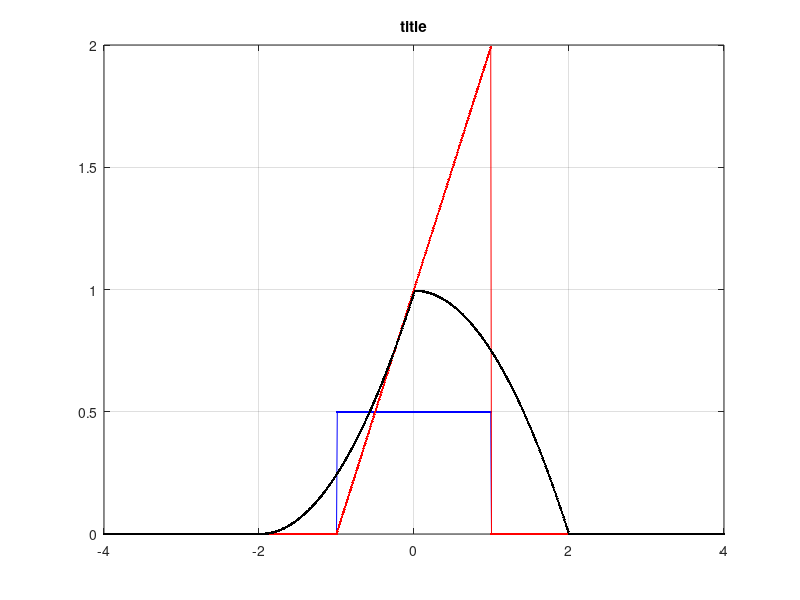

MATLAB code to generate this figure:
clear all; close all; clc;


%%  ZMIENNE  %%
dt = 0.01
T_min = -2
T_max = 2



%%  OBLICZENIA  %%
t = T_min : dt : T_max;   
ty = 2*T_min : dt : 2*T_max;

ind_t = find( abs(t) < 1 );

x = zeros( size(t) );
x(ind_t) = 0.5;

h = zeros( size(t) );
h(ind_t) = t(ind_t) + 1;

y = zeros( size(ty));

for ind_ty = 1:length(ty)
    for ind_tau = 1:length(x)
        if ind_ty-ind_tau > 0 && ind_ty-ind_tau <= length(h)
             y(ind_ty) = y(ind_ty) + x(ind_tau) * h(ind_ty-ind_tau)*dt;
        end
    end
end


%%dokończyć (wzór 2.6)



%%  WYKRESY  %%
grid on
box on
hold on

title("title")
plot(t, x, '.-b');
plot(t, h, '.-r');
plot(ty, y, '.-k');
%axis([-1 1 0 max(y)])